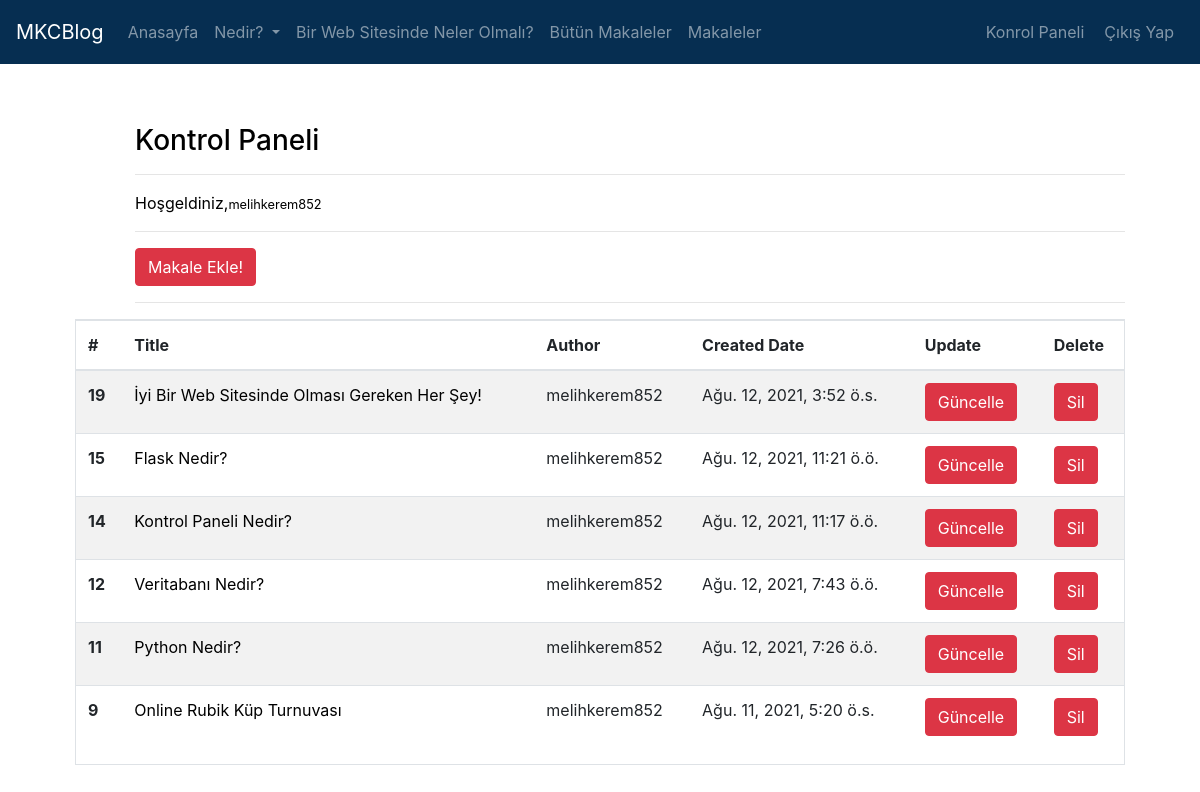
Before: /articles/dashboard/ (signed in) with the older database file.
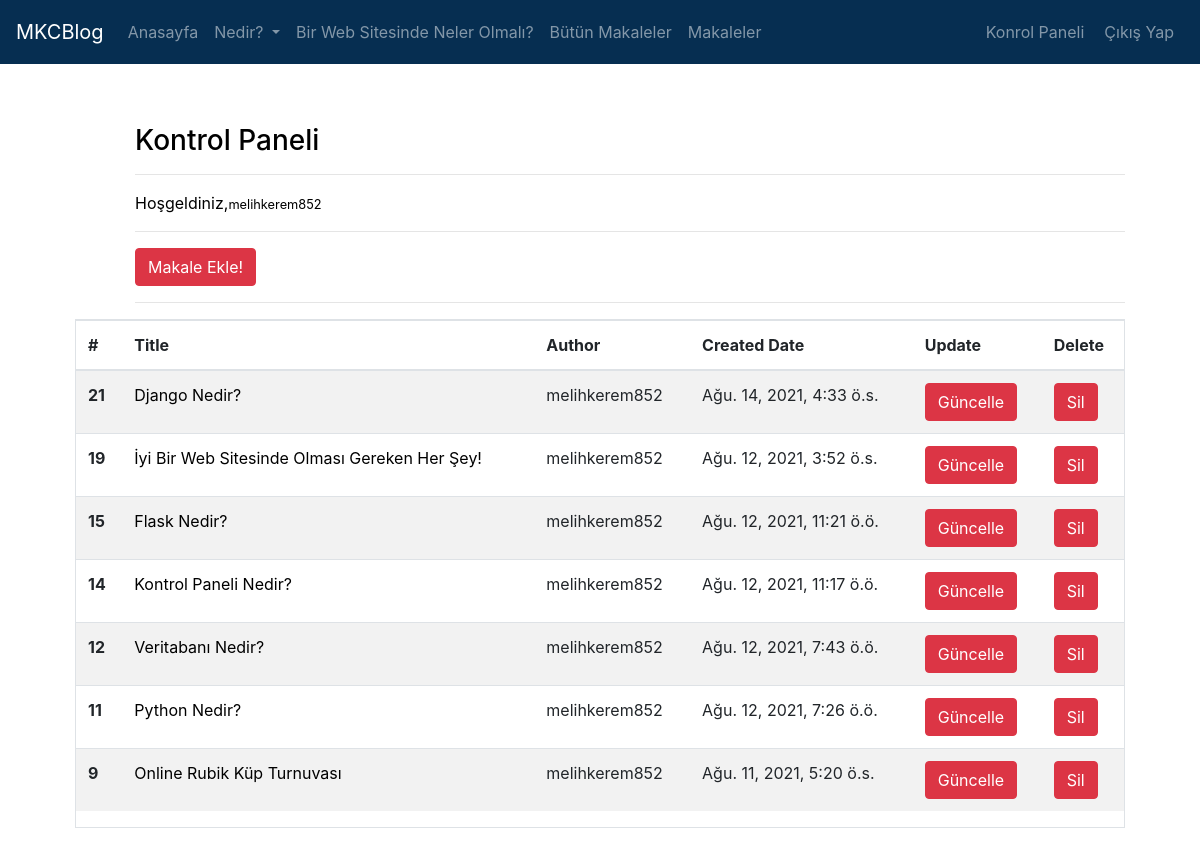
After: the same page with the newer database file.
### article/models.py (models this page shows, shortened)
class Article(models.Model):
    author = models.ForeignKey("auth.User",on_delete = models.CASCADE,verbose_name = "Yazar ")
    title = models.CharField(max_length = 50,verbose_name = "Başlık")
    content = RichTextField()
    created_date = models.DateTimeField(auto_now_add=True,verbose_name="Oluşturulma Tarihi")
    article_image = models.FileField(blank = True,null = True,verbose_name="Makaleye Fotoğraf Ekleyin")
    class Meta:
        ordering = ['-created_date']

### article/views.py (the view)
# urls.py: path('dashboard/',views.dashboard,name = "dashboard"),
@login_required(login_url="user:login")
def dashboard(request):
    articles =Article.objects.filter(author=request.user)
    context={
        "articles":articles
    }
    return render(request,"dashboard.html",context)

### templates/dashboard.html (shortened to what this page needs)
{% extends 'layout.html' %}
{% block body %}
<section id="dashboard">
<div style="margin-left: 60px;"class="">
    <h3>Kontrol Paneli</h3>
    <hr>
    <p>Hoşgeldiniz,<small>{{request.user.username}}</small></p>
    <hr>
    <button type="submit" class="btn btn-danger"><a href="/articles/addarticle/" style="text-decoration:none; color:white;">Makale Ekle!</a></button>
    <hr>
   </div>
   {% if articles %}
   <section class="border ">
   <table class="table table-striped table-hover ">
    <thead>
      <tr>
        <th scope="col">#</th>
        <th scope="col">Title</th>
        <th scope="col">Author</th>
        <th scope="col">Created Date</th>
        <th scope="col">Update</th>
        <th scope="col">Delete</th>
      </tr>
    </thead>
    <tbody>
        {% for article in articles %}
        <tr>
            <th scope="row">{{article.id}}</th>
            <td><a href="/articles/article/{{article.id}}" style="text-decoration:none;">{{article.title}}</a></td>
            <td>{{article.author}}</td>
            <td>{{article.created_date}}</td>
            <td><a href="/articles/update/{{article.id}}" class="btn btn-danger">Güncelle</a></td>
            <td><a href="/articles/delete/{{article.id}}" class="btn btn-danger">Sil</a></td>
        </tr>
        {% endfor %}
   {% endif %}
    </tbody>
  </table>
</section>
</section>
<br>
{% endblock body %}

Changed rows visible on the page:
added Article: id "21", title "Django Nedir?", author "melihkerem852", created_date "Ağu. 14, 2021, 4:33 ö.s."
